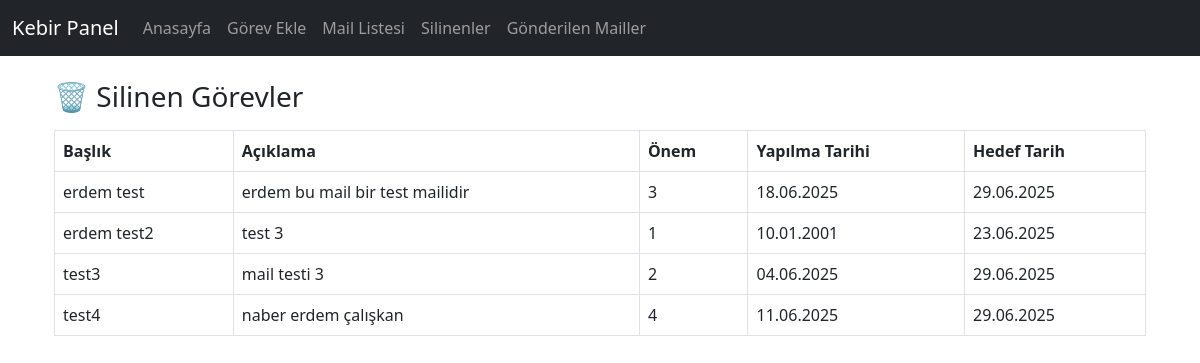
/silinenler, run on the app's committed database.
### models.py (models this page shows)
class Gorev(db.Model):
    id = db.Column(db.Integer, primary_key=True)
    baslik = db.Column(db.String(255), nullable=False)
    aciklama = db.Column(db.Text, nullable=True)
    onem = db.Column(db.Integer, nullable=False)
    yapilma_tarihi = db.Column(db.Date, nullable=False)
    hedef_tarih = db.Column(db.Date, nullable=False)
    hatirlatma_gunleri = db.Column(db.String(255), nullable=False)  # JSON string: "[1,2,7,30]"
    mailler = db.Column(db.String(1000), nullable=False)  # JSON string: "[\"a@a.com\",\"b@b.com\"]"
    durum = db.Column(db.String(50), default="aktif")  # aktif, silindi, gönderildi, vazgecildi
    olusturma_tarihi = db.Column(db.DateTime, default=datetime.utcnow)

### routes.py (the view)
@app.route('/silinenler')
def silinenler():
    silinenler = Gorev.query.filter_by(durum='silindi').all()
    return render_template('silinenler.html', silinenler=silinenler)

### templates/silinenler.html
{% extends 'layout.html' %}
{% block content %}
<div class="container">
  <h3>🗑️ Silinen Görevler</h3>
  <table class="table table-bordered mt-3">
    <thead>
      <tr>
        <th>Başlık</th>
        <th>Açıklama</th>
        <th>Önem</th>
        <th>Yapılma Tarihi</th>
        <th>Hedef Tarih</th>
      </tr>
    </thead>
    <tbody>
      {% for gorev in silinenler %}
      <tr style="background-color: #f5f5f5;">
        <td>{{ gorev.baslik }}</td>
        <td>{{ gorev.aciklama }}</td>
        <td>{{ gorev.onem }}</td>
        <td>{{ gorev.yapilma_tarihi.strftime('%d.%m.%Y') }}</td>
        <td>{{ gorev.hedef_tarih.strftime('%d.%m.%Y') }}</td>
      </tr>
      {% endfor %}
    </tbody>
  </table>
</div>
{% endblock %}

### data on the page
Gorev: baslik "erdem test", aciklama "erdem bu mail bir test mailidir", onem "3", yapilma_tarihi "18.06.2025", hedef_tarih "29.06.2025"
Gorev: baslik "erdem test2", aciklama "test 3", onem "1", yapilma_tarihi "10.01.2001", hedef_tarih "23.06.2025"
Gorev: baslik "test3", aciklama "mail testi 3", onem "2", yapilma_tarihi "04.06.2025", hedef_tarih "29.06.2025"
Gorev: baslik "test4", aciklama "naber erdem çalışkan", onem "4", yapilma_tarihi "11.06.2025", hedef_tarih "29.06.2025"
